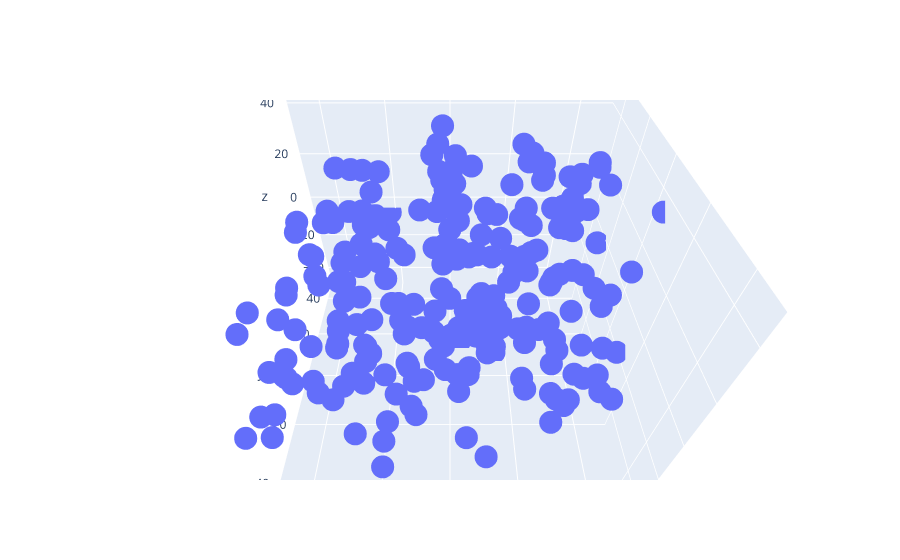

Notebook source saved alongside this figure:
### Code cell
trace0=go.Scatter3d(
        x = df.x,
        y=df.y,
        z=df.z,
        mode="markers",
        text = df.label
        )



data=[trace0]

figure=go.Figure(
    data=data,
    layout=go.Layout(
      
        scene=dict(
            xaxis=dict(title="x", range = (-RANGE,RANGE)),
            yaxis=dict(title="y",range = (-RANGE,RANGE)),
            zaxis=dict(title="z", range = (-RANGE,RANGE))
                  ),

    ))


name = ''

camera = dict(
    up=dict(x=0, y=0, z=1),
    center=dict(x=0, y=0, z=0),
    eye=dict(x=0, y=-1, z=1)
)

figure.update_layout(scene_camera=camera, title=name)#

figure.show()

### Figure 1 — Plotly figure (JSON) as saved in the notebook; plotly's stock layout.template omitted (floating-point values rounded to 4 significant figures; data arrays with more than 128 entries replaced by an {"elided": "..."} marker saying what was removed)
{"data": [{"mode": "markers", "text": {"elided": "243 str values"}, "type": "scatter3d", "x": {"elided": "243 float values"}, "y": {"elided": "243 float values"}, "z": {"elided": "243 float values"}}], "layout": {"scene": {"camera": {"center": {"x": 0, "y": 0, "z": 0}, "eye": {"x": 0, "y": -1, "z": 1}, "up": {"x": 0, "y": 0, "z": 1}}, "xaxis": {"range": [-50, 50], "title": {"text": "x"}}, "yaxis": {"range": [-50, 50], "title": {"text": "y"}}, "zaxis": {"range": [-50, 50], "title": {"text": "z"}}}, "title": {"text": ""}}}
